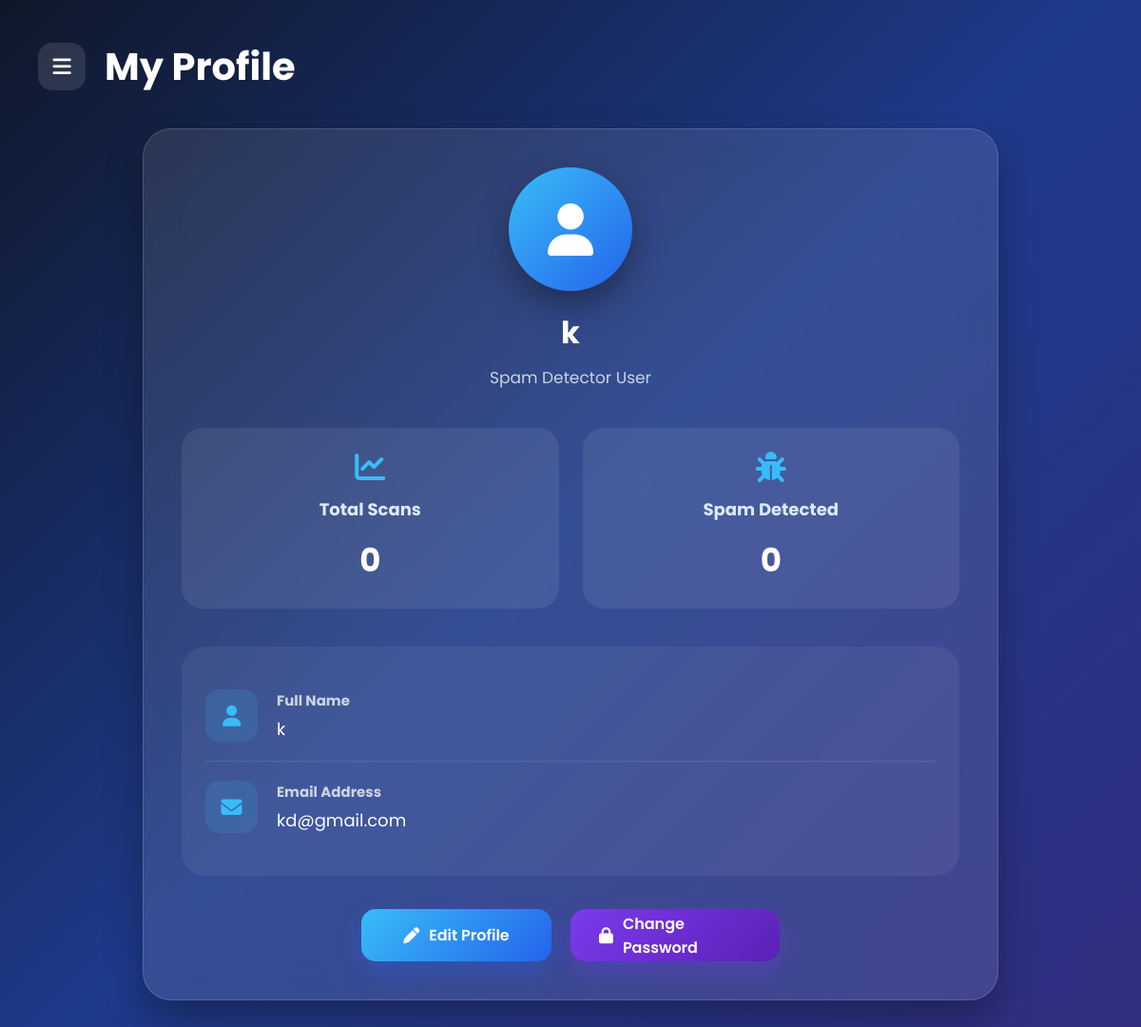
Page /profile (signed in) on the earlier database version.
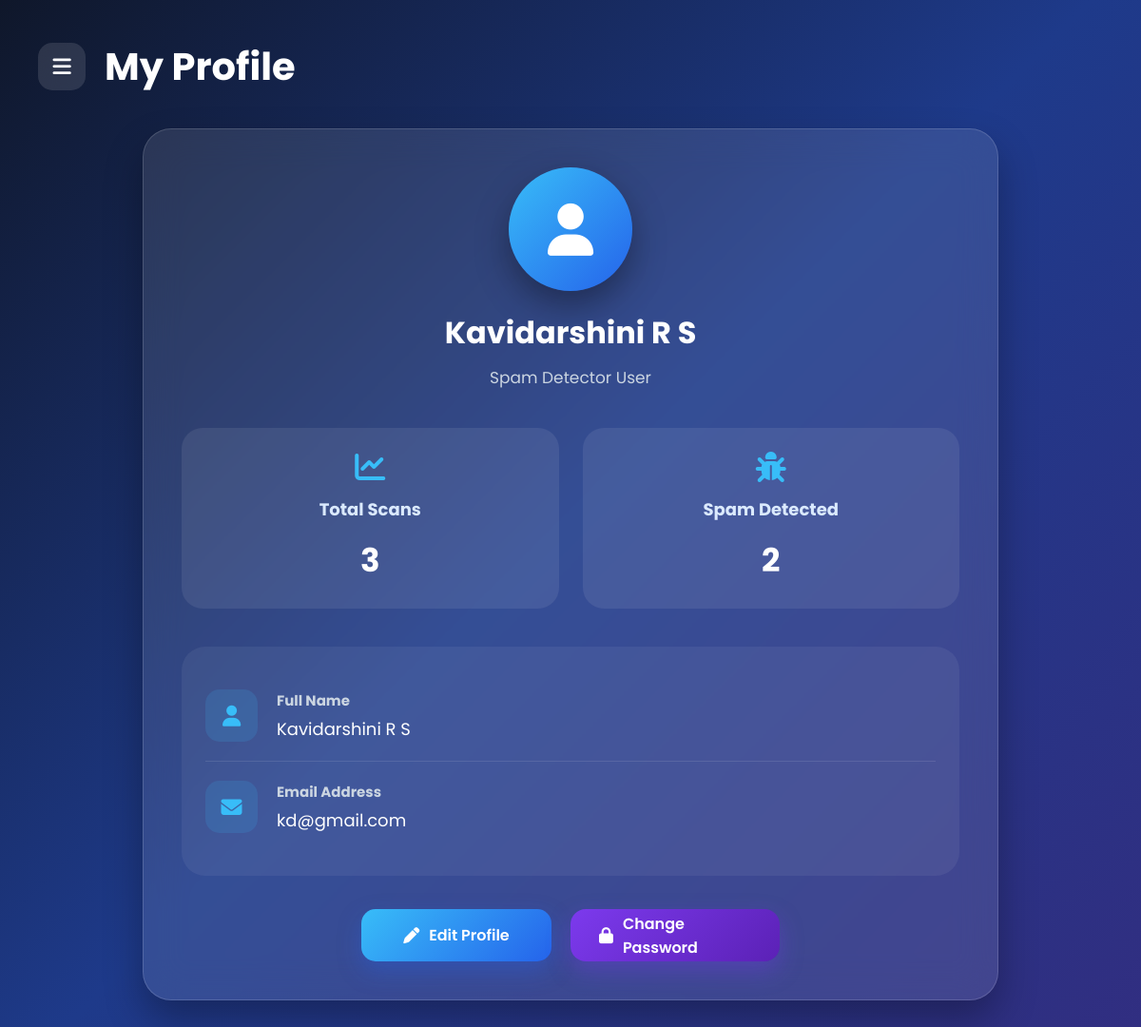
Same page on the later database version.
### tables this page shows
CREATE TABLE users(
    id INTEGER PRIMARY KEY AUTOINCREMENT,
    fullname TEXT NOT NULL,
    email TEXT UNIQUE NOT NULL,
    password TEXT NOT NULL
);

### app.py (the view)
@app.route("/profile")
def profile():
    if "user_email" not in session:
        return redirect(url_for("login"))
    conn = sqlite3.connect("spam.db")
    cursor = conn.cursor()
    cursor.execute("""
        SELECT fullname, email
        FROM users
        WHERE email=?
    """, (session["user_email"],))
    user = cursor.fetchone()
    cursor.execute("""
    SELECT COUNT(*)
    FROM scan_history
    WHERE email=?
""", (session["user_email"],))
    total = cursor.fetchone()[0]
    cursor.execute("""
    SELECT COUNT(*)
    FROM scan_history
    WHERE email=? AND prediction='Spam'
""", (session["user_email"],))
    spam = cursor.fetchone()[0]
    conn.close()
    return render_template(
        "profile.html",
        fullname=user[0],
        email=user[1],
        total=total,
        spam=spam
    )

### templates/profile.html (shortened to what this page needs)
<!DOCTYPE html>
<html lang="en">
<head>
    <link rel="stylesheet"
          href="{{ url_for('static', filename='css/common.css') }}">
    <link rel="stylesheet"
          href="{{ url_for('static', filename='css/profile.css') }}">
    <link rel="stylesheet"
          href="https://cdnjs.cloudflare.com/ajax/libs/font-awesome/6.5.2/css/all.min.css">
</head>
<body>
<div class="main full">
    <div class="topbar">
        <button class="menu-btn" onclick="toggleSidebar()">
            <i class="fa-solid fa-bars"></i>
        </button>
        <h1>My Profile</h1>
    </div>
    <div class="profile-card">
        <div class="profile-header">
            <div class="avatar">
                <i class="fa-solid fa-user"></i>
            </div>
            <h2>{{ fullname }}</h2>
            <p>Spam Detector User</p>
        </div>
        <div class="stats">
            <div class="stat-box">
                <i class="fa-solid fa-chart-line"></i>
                <h3>Total Scans</h3>
                <h2>{{ total }}</h2>
            </div>
            <div class="stat-box">
                <i class="fa-solid fa-bug"></i>
                <h3>Spam Detected</h3>
                <h2>{{ spam }}</h2>
            </div>
        </div>
        <div class="info-box">
            <div class="info-row">
                <i class="fa-solid fa-user"></i>
                <div>
                    <h4>Full Name</h4>
                    <p>{{ fullname }}</p>
                </div>
            </div>
            <div class="info-row">
                <i class="fa-solid fa-envelope"></i>
                <div>
                    <h4>Email Address</h4>
                    <p>{{ email }}</p>
                </div>
            </div>
        </div>
        <div class="profile-buttons">
            <button class="edit-btn" onclick="openEdit()">
                <i class="fa-solid fa-pen"></i>
                Edit Profile
            </button>
           <a href="/change_password" class="password-btn">
    <i class="fa-solid fa-lock"></i>
    Change Password
</a>
        </div>
    </div>
</div>
</body>
</html>

Differences in the rows shown:
changed users "kd@gmail.com": fullname (not shown) → "Kavidarshini R S"
Other differences:
{{ total }}: "0" → "3"
{{ spam }}: "0" → "2"
{{ fullname }}: "k" → (not shown)
